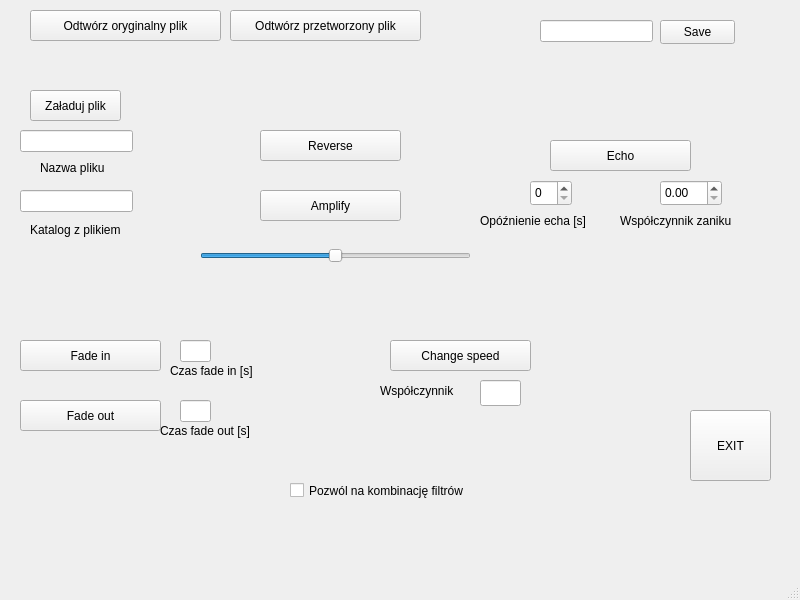
<?xml version="1.0" encoding="UTF-8"?>
<ui version="4.0">
 <class>MainWindow</class>
 <widget class="QMainWindow" name="MainWindow">
  <property name="geometry">
   <rect>
    <x>0</x>
    <y>0</y>
    <width>800</width>
    <height>600</height>
   </rect>
  </property>
  <property name="windowTitle">
   <string>MainWindow</string>
  </property>
  <widget class="QWidget" name="centralwidget">
   <widget class="QPushButton" name="pushButton_2">
    <property name="geometry">
     <rect>
      <x>690</x>
      <y>410</y>
      <width>81</width>
      <height>71</height>
     </rect>
    </property>
    <property name="text">
     <string>EXIT</string>
    </property>
   </widget>
   <widget class="QPushButton" name="pushButton_3">
    <property name="geometry">
     <rect>
      <x>260</x>
      <y>130</y>
      <width>141</width>
      <height>31</height>
     </rect>
    </property>
    <property name="text">
     <string>Reverse</string>
    </property>
   </widget>
   <widget class="QPushButton" name="pushButton_4">
    <property name="geometry">
     <rect>
      <x>260</x>
      <y>190</y>
      <width>141</width>
      <height>31</height>
     </rect>
    </property>
    <property name="text">
     <string>Amplify</string>
    </property>
   </widget>
   <widget class="QPushButton" name="pushButton_fadeIN">
    <property name="geometry">
     <rect>
      <x>20</x>
      <y>340</y>
      <width>141</width>
      <height>31</height>
     </rect>
    </property>
    <property name="text">
     <string>Fade in</string>
    </property>
   </widget>
   <widget class="QPushButton" name="pushButton_6">
    <property name="geometry">
     <rect>
      <x>550</x>
      <y>140</y>
      <width>141</width>
      <height>31</height>
     </rect>
    </property>
    <property name="text">
     <string>Echo</string>
    </property>
   </widget>
   <widget class="QPushButton" name="pushButton_8">
    <property name="geometry">
     <rect>
      <x>390</x>
      <y>340</y>
      <width>141</width>
      <height>31</height>
     </rect>
    </property>
    <property name="text">
     <string>Change speed</string>
    </property>
   </widget>
   <widget class="QLineEdit" name="lineEdit">
    <property name="geometry">
     <rect>
      <x>20</x>
      <y>190</y>
      <width>113</width>
      <height>22</height>
     </rect>
    </property>
    <property name="text">
     <string/>
    </property>
   </widget>
   <widget class="QPushButton" name="Button_directory">
    <property name="geometry">
     <rect>
      <x>30</x>
      <y>90</y>
      <width>91</width>
      <height>31</height>
     </rect>
    </property>
    <property name="text">
     <string>Załaduj plik</string>
    </property>
   </widget>
   <widget class="QLineEdit" name="lineEdit_2">
    <property name="geometry">
     <rect>
      <x>20</x>
      <y>130</y>
      <width>113</width>
      <height>22</height>
     </rect>
    </property>
    <property name="text">
     <string/>
    </property>
   </widget>
   <widget class="QLabel" name="label">
    <property name="geometry">
     <rect>
      <x>40</x>
      <y>160</y>
      <width>81</width>
      <height>16</height>
     </rect>
    </property>
    <property name="text">
     <string>Nazwa pliku</string>
    </property>
   </widget>
   <widget class="QLabel" name="label_2">
    <property name="geometry">
     <rect>
      <x>30</x>
      <y>220</y>
      <width>121</width>
      <height>20</height>
     </rect>
    </property>
    <property name="text">
     <string>Katalog z plikiem</string>
    </property>
   </widget>
   <widget class="QSlider" name="horizontalSlider">
    <property name="geometry">
     <rect>
      <x>200</x>
      <y>230</y>
      <width>271</width>
      <height>51</height>
     </rect>
    </property>
    <property name="maximum">
     <number>2000</number>
    </property>
    <property name="singleStep">
     <number>2</number>
    </property>
    <property name="value">
     <number>1000</number>
    </property>
    <property name="orientation">
     <enum>Qt::Horizontal</enum>
    </property>
   </widget>
   <widget class="QLineEdit" name="lineEdit_3">
    <property name="geometry">
     <rect>
      <x>540</x>
      <y>20</y>
      <width>113</width>
      <height>22</height>
     </rect>
    </property>
   </widget>
   <widget class="QPushButton" name="Button_save">
    <property name="geometry">
     <rect>
      <x>660</x>
      <y>20</y>
      <width>75</width>
      <height>24</height>
     </rect>
    </property>
    <property name="text">
     <string>Save</string>
    </property>
   </widget>
   <widget class="QCheckBox" name="checkBox">
    <property name="geometry">
     <rect>
      <x>290</x>
      <y>470</y>
      <width>221</width>
      <height>41</height>
     </rect>
    </property>
    <property name="text">
     <string>Pozwól na kombinację filtrów</string>
    </property>
    <property name="checked">
     <bool>false</bool>
    </property>
    <property name="autoRepeat">
     <bool>false</bool>
    </property>
    <property name="tristate">
     <bool>false</bool>
    </property>
   </widget>
   <widget class="QSpinBox" name="spinBox_2">
    <property name="geometry">
     <rect>
      <x>530</x>
      <y>180</y>
      <width>42</width>
      <height>26</height>
     </rect>
    </property>
   </widget>
   <widget class="QDoubleSpinBox" name="doubleSpinBox">
    <property name="geometry">
     <rect>
      <x>660</x>
      <y>180</y>
      <width>62</width>
      <height>26</height>
     </rect>
    </property>
   </widget>
   <widget class="QLabel" name="label_3">
    <property name="geometry">
     <rect>
      <x>480</x>
      <y>210</y>
      <width>141</width>
      <height>21</height>
     </rect>
    </property>
    <property name="text">
     <string>Opóźnienie echa [s]</string>
    </property>
   </widget>
   <widget class="QLabel" name="label_4">
    <property name="geometry">
     <rect>
      <x>620</x>
      <y>210</y>
      <width>141</width>
      <height>21</height>
     </rect>
    </property>
    <property name="text">
     <string>Współczynnik zaniku</string>
    </property>
   </widget>
   <widget class="QPushButton" name="pushButton_fadeOUT">
    <property name="geometry">
     <rect>
      <x>20</x>
      <y>400</y>
      <width>141</width>
      <height>31</height>
     </rect>
    </property>
    <property name="text">
     <string>Fade out</string>
    </property>
   </widget>
   <widget class="QLineEdit" name="lineEdit_fadeIN">
    <property name="geometry">
     <rect>
      <x>180</x>
      <y>340</y>
      <width>31</width>
      <height>22</height>
     </rect>
    </property>
   </widget>
   <widget class="QLineEdit" name="lineEdit_fadeOUT">
    <property name="geometry">
     <rect>
      <x>180</x>
      <y>400</y>
      <width>31</width>
      <height>22</height>
     </rect>
    </property>
   </widget>
   <widget class="QLabel" name="label_5">
    <property name="geometry">
     <rect>
      <x>160</x>
      <y>420</y>
      <width>111</width>
      <height>21</height>
     </rect>
    </property>
    <property name="text">
     <string>Czas fade out [s]</string>
    </property>
   </widget>
   <widget class="QLabel" name="label_6">
    <property name="geometry">
     <rect>
      <x>170</x>
      <y>360</y>
      <width>111</width>
      <height>21</height>
     </rect>
    </property>
    <property name="text">
     <string>Czas fade in [s]</string>
    </property>
   </widget>
   <widget class="QPushButton" name="pushButton">
    <property name="geometry">
     <rect>
      <x>30</x>
      <y>10</y>
      <width>191</width>
      <height>31</height>
     </rect>
    </property>
    <property name="text">
     <string>Odtwórz oryginalny plik</string>
    </property>
   </widget>
   <widget class="QPushButton" name="pushButton_5">
    <property name="geometry">
     <rect>
      <x>230</x>
      <y>10</y>
      <width>191</width>
      <height>31</height>
     </rect>
    </property>
    <property name="text">
     <string>Odtwórz przetworzony plik</string>
    </property>
   </widget>
   <widget class="QLineEdit" name="lineEdit_4">
    <property name="geometry">
     <rect>
      <x>480</x>
      <y>380</y>
      <width>41</width>
      <height>26</height>
     </rect>
    </property>
   </widget>
   <widget class="QLabel" name="label_7">
    <property name="geometry">
     <rect>
      <x>380</x>
      <y>380</y>
      <width>101</width>
      <height>21</height>
     </rect>
    </property>
    <property name="text">
     <string>Współczynnik </string>
    </property>
   </widget>
  </widget>
  <widget class="QMenuBar" name="menubar">
   <property name="geometry">
    <rect>
     <x>0</x>
     <y>0</y>
     <width>800</width>
     <height>26</height>
    </rect>
   </property>
  </widget>
  <widget class="QStatusBar" name="statusbar"/>
 </widget>
 <resources/>
 <connections>
  <connection>
   <sender>pushButton_2</sender>
   <signal>clicked()</signal>
   <receiver>MainWindow</receiver>
   <slot>close()</slot>
   <hints>
    <hint type="sourcelabel">
     <x>520</x>
     <y>466</y>
    </hint>
    <hint type="destinationlabel">
     <x>747</x>
     <y>553</y>
    </hint>
   </hints>
  </connection>
 </connections>
</ui>
